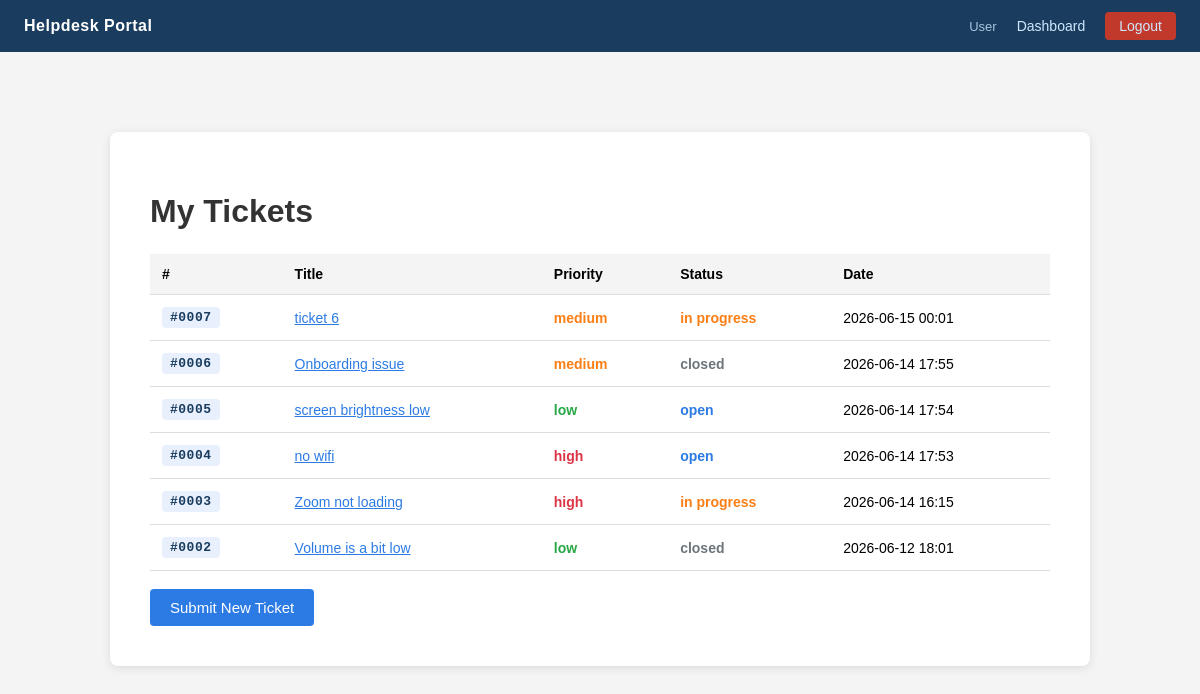
The page /mytickets (signed in) on the database its author committed.
### tables this page shows
CREATE TABLE tickets (
            id INTEGER PRIMARY KEY AUTOINCREMENT,
            title TEXT NOT NULL,
            description TEXT NOT NULL,
            priority TEXT NOT NULL DEFAULT 'low',
            status TEXT NOT NULL DEFAULT 'open',
            created_by TEXT NOT NULL,
            date TEXT NOT NULL
        , assigned_to TEXT DEFAULT NULL);

### app.py (the view)
@app.route('/mytickets')
def my_tickets():
    if 'user' not in session:
        return redirect(url_for('login'))
    conn = get_db()
    tickets = conn.execute(
        'SELECT * FROM tickets WHERE created_by = ? ORDER BY date DESC',
        (session['user'],)
    ).fetchall()
    conn.close()
    return render_template('mytickets.html', tickets=tickets)

### app.py (called while the page is built)
def get_db():
    conn = sqlite3.connect(DB_PATH)
    conn.row_factory = sqlite3.Row
    conn.execute("PRAGMA foreign_keys = ON")
    return conn

### templates/mytickets.html (shortened to what this page needs)
{% extends 'base.html' %}
{% block content %}
<div class="container wide">
    <h1>My Tickets</h1>
    {% if tickets %}
    <table>
        <thead>
            <tr>
                <th>#</th>
                <th>Title</th>
                <th>Priority</th>
                <th>Status</th>
                <th>Date</th>
            </tr>
        </thead>
        <tbody>
            {% for ticket in tickets %}
            <tr>
                <td><span class="ticket-id-badge">#{{ '%04d'|format(ticket['id']) }}</span></td>
                <td><a href="/ticket/{{ ticket['id'] }}">{{ ticket['title'] }}</a></td>
                <td class="priority-{{ ticket['priority'] }}">{{ ticket['priority'] }}</td>
                <td class="status-{{ ticket['status'].replace(' ', '-') }}">{{ ticket['status'] }}</td>
                <td>{{ ticket['date'] }}</td>
            </tr>
            {% endfor %}
        </tbody>
    </table>
    {% else %}
        <p>No tickets submitted yet.</p>
    {% endif %}
    <br>
    <a href="/submit" class="btn">Submit New Ticket</a>
</div>
{% endblock %}

### static/style.css (style rules this page uses)
body { font-family: Arial, sans-serif; background-color: #f4f4f4; margin: 0; padding: 0; }
.container { max-width: 500px; margin: 80px auto; background: white; padding: 40px; border-radius: 8px; box-shadow: 0 2px 10px rgba(0,0,0,0.1); }
.container.wide { max-width: 900px; }
h1 { margin-bottom: 24px; color: #333; }
a { color: #2c7be5; }
.btn { display: inline-block; padding: 10px 20px; background-color: #2c7be5; color: white; border-radius: 4px; text-decoration: none; font-size: 15px; }
.priority-high { color: #dc3545; font-weight: bold; }
.priority-medium { color: #fd7e14; font-weight: bold; }
.priority-low { color: #28a745; font-weight: bold; }
.status-open { color: #2c7be5; font-weight: bold; }
.status-in-progress { color: #fd7e14; font-weight: bold; }
.status-closed { color: #6c757d; font-weight: bold; }
table { width: 100%; border-collapse: collapse; margin-top: 20px; }
th, td { padding: 12px; text-align: left; border-bottom: 1px solid #ddd; font-size: 14px; }
th { background-color: #f4f4f4; font-weight: bold; }
.ticket-id-badge { display: inline-block; background-color: #e8f0fe; color: #1a3c5e; font-family: monospace; font-size: 13px; font-weight: bold; padding: 3px 8px; border-radius: 4px; letter-spacing: 0.5px; }

### rows shown on the page
tickets: id "0007", title "ticket 6", priority "medium", status "in progress", date "2026-06-15 00:01"
tickets: id "0006", title "Onboarding issue", priority "medium", status "closed", date "2026-06-14 17:55"
tickets: id "0005", title "screen brightness low", priority "low", status "open", date "2026-06-14 17:54"
tickets: id "0004", title "no wifi", priority "high", status "open", date "2026-06-14 17:53"
tickets: id "0003", title "Zoom not loading", priority "high", status "in progress", date "2026-06-14 16:15"
tickets: id "0002", title "Volume is a bit low", priority "low", status "closed", date "2026-06-12 18:01"

### other values the page prints
{{ session['user'] }} "User"
